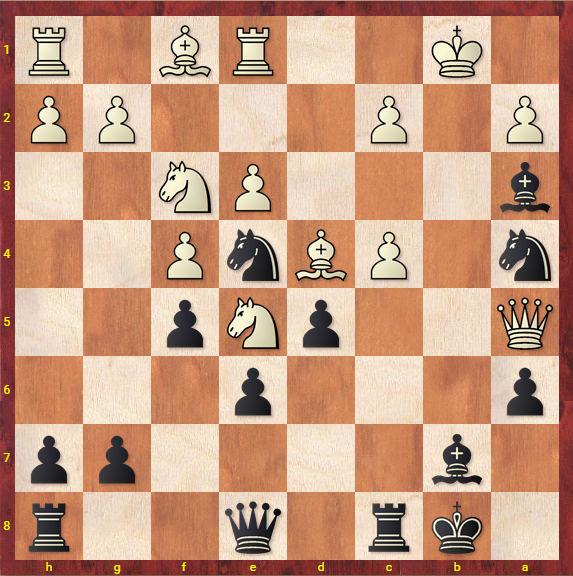
#> input picture python_btp/1.png, 573 x 576 px
$ python contours.py
#> lines starting #> are read from the running program, lines starting #| are printed output that depends on the picture; after the words box and inside, x2 and y2 are one past the last pixel; in counts of white or black regions, pixels touching at a corner belong together
import numpy as np
import cv2
from matplotlib import pyplot as plt

kernel = np.ones((5,5),np.uint8)
im = cv2.imread('1.png')
#> im is the input picture: shape (576, 573, 3); mean B, G, R 127, 152.8, 197.8
imgray = cv2.cvtColor(im,cv2.COLOR_BGR2GRAY)
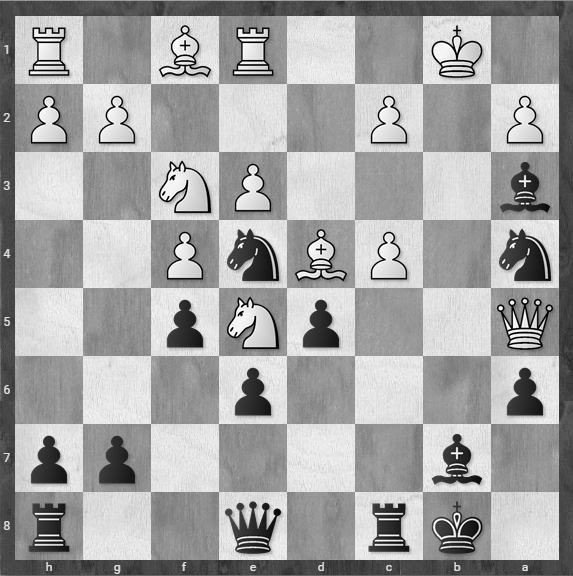
#> imgray: shape (576, 573); min 0, max 255, mean 163.3
ret,thresh = cv2.threshold(imgray,100,255,0)
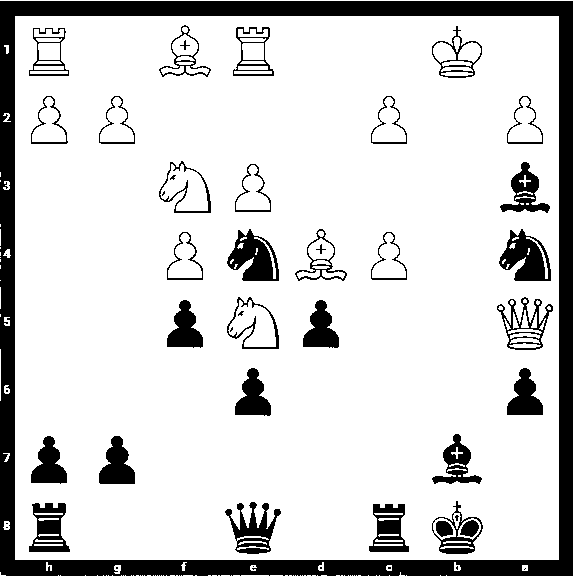
#> thresh: shape (576, 573); 83.5% white; 49 black regions (15 under 20 px)
contours, hierarchy = cv2.findContours(thresh,cv2.RETR_TREE,cv2.CHAIN_APPROX_SIMPLE)
#> contours = 243 contours, 131 with area under 20; largest, box (x1, y1, x2, y2) and area: (15, 16, 559, 560) 294849, (226, 296, 280, 350) 1931, (498, 228, 552, 282) 1862, (226, 228, 280, 282) 1861, (496, 296, 554, 351) 1746
cv2.drawContours(im, contours, -1, (0,255,0), 1)
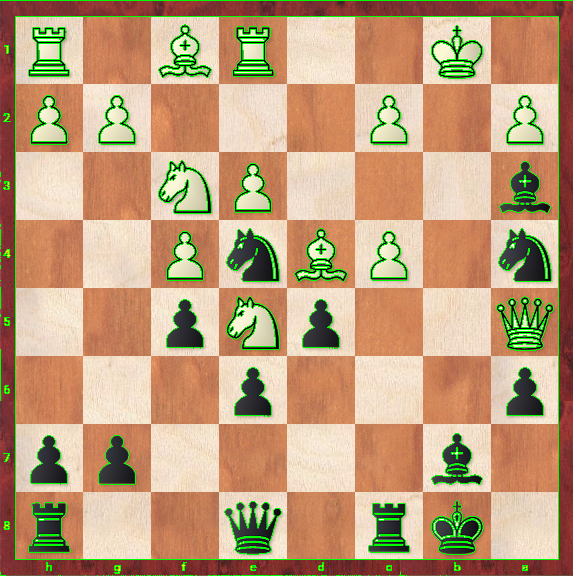
#> im: shape (576, 573, 3); 4.28% of pixels changed, all inside (x1, y1, x2, y2) = (0, 0, 573, 576)
cv2.imshow('Image1',im)

$ run again, with python_btp/sudoku.PNG copied over python_btp/1.png
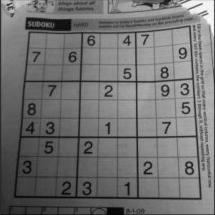
#> input picture python_btp/sudoku.PNG, 215 x 215 px
#> im is the input picture: shape (215, 215, 3); min 0, max 255, mean 113.1
#> `ret,thresh = cv2.threshold(imgray,100,255,0)`:
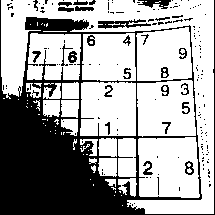
#> thresh: shape (215, 215); 64.4% white; 170 black regions (142 under 20 px)
#> contours = 254 contours, 206 with area under 20; largest, box (x1, y1, x2, y2) and area: (1, 0, 214, 214) 10490, (138, 137, 200, 198) 3393, (137, 80, 196, 137) 2972, (80, 82, 136, 136) 2800, (136, 27, 192, 81) 2579
#> `cv2.drawContours(im, contours, -1, (0,255,0), 1)`:
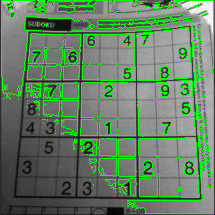
#> im: shape (215, 215, 3); 12.75% of pixels changed, all inside (x1, y1, x2, y2) = (1, 0, 214, 214)
